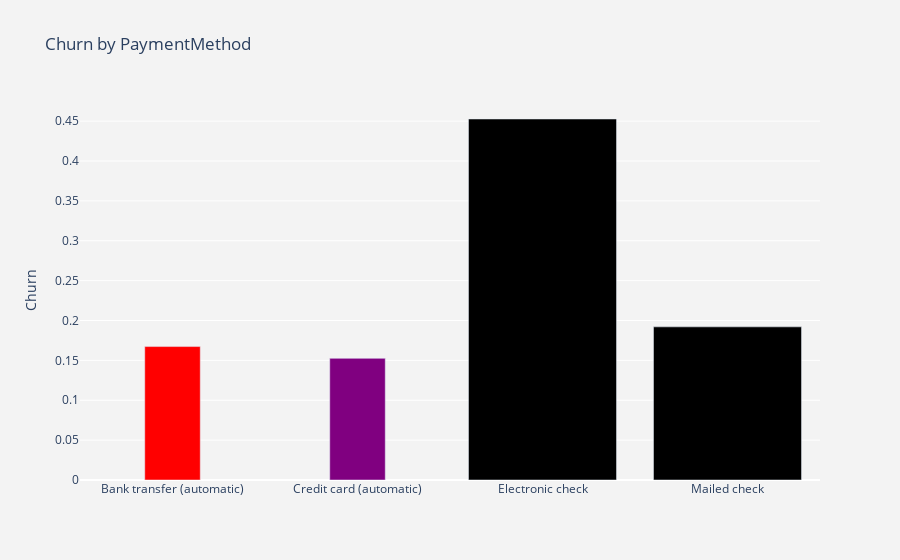

The cell this chart's notebook holds for it:
### Code cell
plot_by_PaymentMethod = df.groupby('Payment Method').Churn.mean().reset_index()
plot_data = [go.Bar(
    x=plot_by_PaymentMethod['Payment Method'],
    y=plot_by_PaymentMethod['Churn'],
    width=[0.3, 0.3],
    marker=dict(color=['red','purple'])
)]
plot_layout = go.Layout(
    xaxis={"type":"category"},
    yaxis={"title":"Churn"},
    title='Churn by PaymentMethod',
    plot_bgcolor='rgb(243,243,243)',
    paper_bgcolor='rgb(243,243,243)',
)
fig = go.Figure(data=plot_data,layout=plot_layout) 
po.iplot(fig)

### Figure 1 — Plotly figure (JSON) as saved in the notebook; plotly's stock layout.template omitted (floating-point values rounded to 4 significant figures)
{"data": [{"marker": {"color": ["red", "purple"]}, "type": "bar", "width": [0.3, 0.3], "x": ["Bank transfer (automatic)", "Credit card (automatic)", "Electronic check", "Mailed check"], "y": [0.1673, 0.1525, 0.4527, 0.192]}], "layout": {"paper_bgcolor": "rgb(243,243,243)", "plot_bgcolor": "rgb(243,243,243)", "title": {"text": "Churn by PaymentMethod"}, "xaxis": {"type": "category"}, "yaxis": {"title": {"text": "Churn"}}}}
